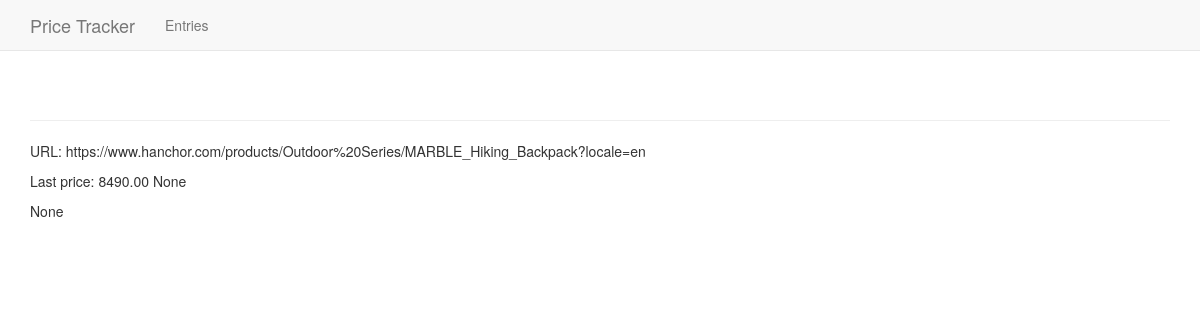
The page /entries/2/ on the database its author committed.
### pt/models.py (models this page shows, shortened)
class Entry(models.Model):
    url = models.CharField(max_length=256)
    date_updated = models.DateTimeField(auto_now_add=False)
    price = models.DecimalField(max_digits=10, decimal_places=2)
    TREND_UP = "UP"
    TREND_DOWN = "DOWN"
    TREND_CHOICES = (
        (TREND_UP, '+'),
        (TREND_DOWN, '-'),
    )
    trend = models.CharField(
        max_length=4,
        choices=TREND_CHOICES,
        null=True
    )
    prices = models.CharField(max_length=10000, null=True)
    class Meta:
        verbose_name_plural = 'entries'

### pt/views.py (the view)
# urls.py: path('entries/<int:entry_id>/', views.entry,
def entry(request, entry_id):
    entry = Entry.objects.get(id=entry_id)
    context = {'entry': entry}
    return render(request, "pt/entry.html", context)

### pt/templates/pt/entry.html
{% extends 'pt/base.html' %}
{% load bootstrap3 %}
{% block content %}
  <p>URL: {{ entry.url }}</p>
  <p>Last price: {{ entry.price }} {{ entry.trend}}</p>
  <p>{{ entry.prices }}</p>
{% endblock content %}

### rows shown on the page
Entry: url "https://www.hanchor.com/products/Outdoor%20Series/MARBLE_Hiking_Backpack?locale=en", price "8490.00", trend "None", prices "None"
